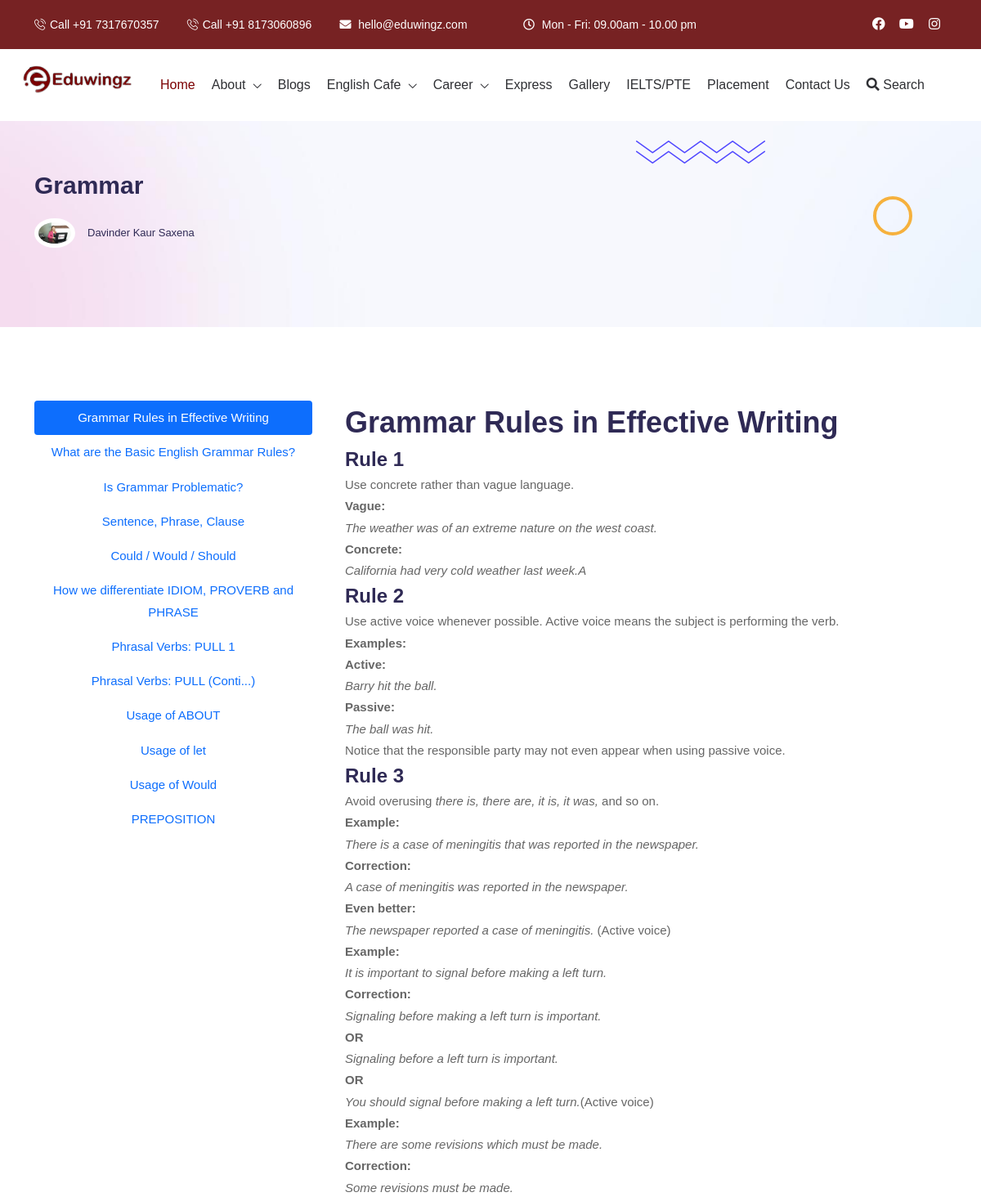
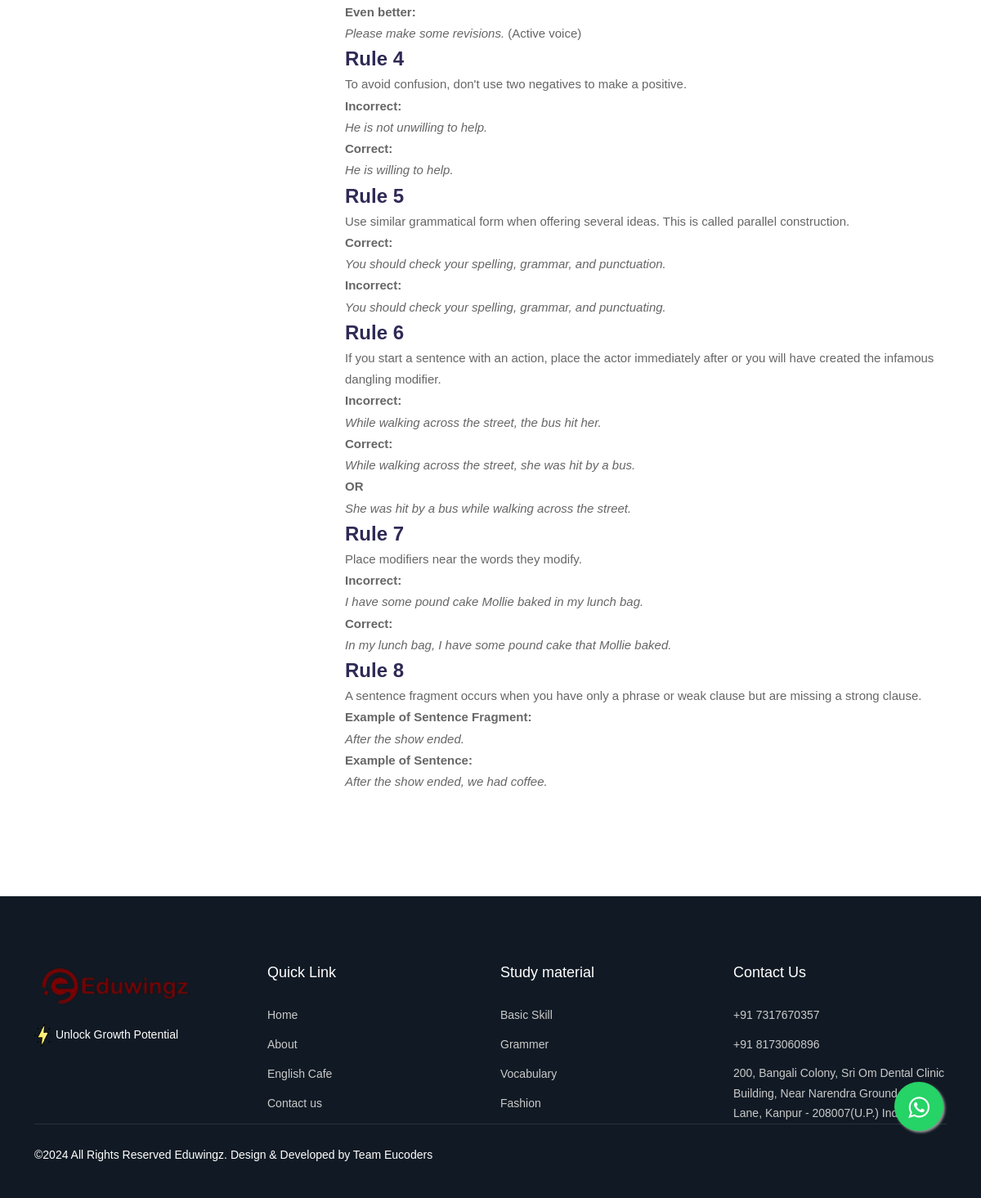
/grammer.php, run on the app's committed database (2 pictures, top to bottom).
### tables this page shows
CREATE TABLE `custom_pages` (
  `id` int(11) NOT NULL,
  `pagename` varchar(255) NOT NULL,
  `heading` varchar(255) NOT NULL,
  `image` varchar(255) DEFAULT NULL,
  `description` longtext NOT NULL,
  `date` timestamp NOT NULL DEFAULT CURRENT_TIMESTAMP
);

### grammer.php (the view, shortened to what this page needs)
<?php include 'header.php' ?>
<div class="section page-banner-section" style="background-image: url(assets/images/bg/page-banner.jpg);">
  <div class="shape-1">
    <img src="assets/images/shape/shape-7.png" alt="">
  </div>
  <div class="shape-3"></div>
  <div class="container">
    <div class="course-details-banner-content">
      <h2 class="title">Grammar</h2>
      <div class="course-details-meta">
        <div class="meta-action">
          <div class="meta-author">
            <img src="assets/images/team/dxs.jpg" alt="Author">
          </div>
          <div class="meta-name">
            <p class="name">Davinder Kaur Saxena</p>
          </div>
        </div>
      </div>
    </div>
  </div>
</div>
<div class="section section-padding">
  <div class="container">
    <div class="row justify-content-between">
      <div class="col-12 col-lg-4">
        <div class="nav flex-column nav-pills me-3" id="v-pills-tab" role="tablist" aria-orientation="vertical">
          <?php
          include ('code/db.php');
          $tb = "SELECT * FROM `custom_pages` WHERE `pagename` = 'Grammar'";
          $i = 1;
          $qry = mysqli_query($conn, $tb);
          while ($data = mysqli_fetch_assoc($qry)) {
            ?>
            <button class="nav-link <?= ($i == 1) ? "active" : "" ?>" id="page-section-tab<?= $data['id'] ?>"
              data-bs-toggle="pill" data-bs-target="#page-section<?= $data['id'] ?>" type="button" role="tab"
              aria-controls="page-section<?= $data['id'] ?>" aria-selected="<?= ($i == 1) ? "true" : "false" ?>">
              <?= $data['heading'] ?>
            </button>
            <?php
            $i++;
          }
          ?>
        </div>
      </div>
      <div class="col-12 col-lg-8">
        <div class="tab-content" id="v-pills-tabContent">
          <?php
          mysqli_data_seek($qry, 0);
          $i = 1;
          while ($data1 = mysqli_fetch_assoc($qry)) {
            ?>
            <div class="tab-pane fade <?= ($i == 1) ? "show active" : "" ?>" id="page-section<?= $data1['id'] ?>"
              role="tabpanel" aria-labelledby="page-section-tab<?= $data1['id'] ?>" tabindex="0">
              <?= $data1['description'] ?>
            </div>
            <?php
            $i++;
          }
          ?>
        </div>
      </div>
    </div>
  </div>
</div>
  <?php include 'footer.php' ?>

### header.php (shortened to what this page needs)
<!doctype html>
<html class="no-js" lang="en">
<head>
    <link rel="stylesheet" href="assets/css/plugins/all.min.css">
    <link rel="stylesheet" href="assets/css/plugins/flaticon.css">
    <link rel="stylesheet" href="assets/css/plugins/bootstrap.min.css">
    <link rel="stylesheet" href="assets/css/plugins/swiper-bundle.min.css">
    <link rel="stylesheet" href="assets/css/plugins/aos.css">
    <link rel="stylesheet" href="assets/css/plugins/nice-select.css">
    <link rel="stylesheet" href="assets/css/plugins/jquery.powertip.min.css">
    <link rel="stylesheet" href="assets/css/plugins/magnific-popup.css">
    <link rel="stylesheet" href="assets/css/style.css">
</head>
<body>
    <div class="main-wrapper">
        <div class="section header header-section-02 header-section-05">
            <div class="header-top-section d-none d-lg-flex">
                <div class="container">
                    <div class="header-top-wrap">
                        <div class="header-top-info">
                            <ul>
                                <li>
                                    <i class="flaticon-phone-call"></i>Call
                                    <a href="tel:+91 7317670357"> +91 7317670357</a>
                                </li>
                                <li>
                                    <i class="flaticon-phone-call"></i>Call
                                    <a href="tel:+91 8173060896"> +91 8173060896</a>
                                </li>
                                <li><i class="fas fa-envelope"></i> <a href="mailto:hello@eduwingz.com">
                                        hello@eduwingz.com </a></li>
                                <li><i class="far fa-clock"></i> Mon - Fri: 09.00am - 10.00 pm</li>
                            </ul>
                        </div>
                        <div class="header-social">
                            <ul class="social">
                                <li><a href="https://www.facebook.com/eduwingz?mibextid=D4KYlr"><i class="fab fa-facebook-f"></i></a></li>
                                <li><a href="#"><i class="fab fa-youtube"></i></a></li>
                                <li><a href="https://instagram.com/joineduwingz?utm_source=qr&igshid=MzNlNGNkZWQ4Mg%3D%3D"><i class="fab 										fa-instagram"></i></a>
								</li>
                            </ul>
                        </div>
                    </div>
                </div>
            </div>
            <div class="header-bottom-section">
                <div class="container">
                    <div class="header-bottom-wrap">
                        <div class="header-logo">
                            <a href="index.php"><img class="displayedImage" src="" alt="logo"></a>
                        </div>
                        <div class="header-menu d-none d-lg-block">
                            <ul class="main-menu">
                                <li class="active-menu">
                                    <a href="index.php">Home</a>
                                </li>
                                <li><a href="about.php">About</a>
                                </li>
                                <li><a href="blog.php">Blogs</a> </li>
                                <li><a href="english.php">English cafe</a>
                                </li>
                                <li><a href="#">Career</a>
                                </li>
                                <li><a href="revel.php">Express </a></li>
                                <li><a href="gallery.php">Gallery </a></li>
                                <li><a href="ielts.php">IELTS/PTE</a></li>
                                <li><a href="place.php">Placement</a></li>
                                <li>
                                    <a href="contact.php">Contact Us</a>
                                </li>
                                <li> <a href="#" data-bs-toggle="modal" data-bs-target="#search"><i class="fas fa-search"></i> Search</a>								</li>
                            </ul>
                        </div>
                    </div>
                </div>
            </div>
        </div>

### footer.php (shortened to what this page needs)
    <div class="footer-section section">
    <div class="container">
        <div class="footer-widget-wrap">
            <div class="row">
                <div class="col-lg-3 col-sm-6">
                    <div class="footer-widget widget-about">
                        <div class="footer-logo">
                            <a href="index.php"><img class="displayedImage" src="" alt="logo" style="width:200px"></a>
                        </div>
                        <p class="text" data-aos="fade-up" data-aos-delay="0"><img src="assets/images/energy.png" alt=""> Unlock Growth Potential </p>
                    </div>
                </div>
                <div class="col-lg-3 col-sm-6">
                    <div class="footer-widget">
                        <h4 class="footer-widget-title">Quick Link</h4>
                        <div class="widget-link">
                            <ul class="link">
                                <li><a href="index.php">Home </a></li>
                                <li><a href="about.php">About</a></li>
                                <li><a href="english.php">English Cafe</a></li>
                                <li><a href="contact.php">Contact us</a></li>
                            </ul>
                        </div>
                    </div>
                </div>
                <div class="col-lg-3 col-sm-6">
                    <div class="footer-widget">
                        <h4 class="footer-widget-title">Study material</h4>
                        <div class="widget-link">
                            <ul class="link">
                                <li><a href="basic_skill.php">Basic Skill</a></li>
                                <li><a href="grammer.php">Grammer</a></li>
                                <li><a href="vocabulary.php">Vocabulary</a></li>
                                <li><a href="fashion.php">Fashion</a></li>
                            </ul>
                        </div>
                    </div>
                </div>
                <div class="col-lg-3 col-sm-6">
                    <div class="footer-widget">
                        <h4 class="footer-widget-title">Contact Us</h4>
                        <div class="widget-link">
                            <ul class="link">
                                <li>
                                    <a href="tel:+91 7317670357">+91 7317670357</a>
                                </li>
                                <li>
                                    <a href="tel:+91 8173060896">+91 8173060896</a>
                                </li>
                                <li class="info-content">
                                    <a href="https://maps.app.goo.gl/mJeChvnfhphPbcXg9">
                                        200, Bangali Colony, Sri Om Dental Clinic Building, Near Narendra Ground Airforce Lane, Kanpur - 208007(U.P.) India
                                    </a></li>
                            </ul>
                        </div>
                    </div>
                </div>
            </div>
            <div class="footer-copyright">
                <div class="copyright-wrapper">
                    <div class="row align-items-center">
                        <div class="col-lg-6 col-md-6">
                            <div class="copyright-text">
                                <p>&copy;<?php echo date('Y') ?> All Rights Reserved Eduwingz. Design & Developed by Team <a href="https://www.eucoders.org/" target="_blank">Eucoders</a></p>
                            </div>
                        </div>
                    </div>
                </div>
            </div>
        </div>
    </div>
    <link rel="stylesheet" href="https://maxcdn.bootstrapcdn.com/font-awesome/4.5.0/css/font-awesome.min.css">
    <a href="https://chat.whatsapp.com/BY1rK509dZgI2IXsMrWINl" class="whatsapp" target="_blank">
        <i class="fa fa-whatsapp my-whatsapp"></i>
    </a>
</div>
</div>
</body>
</html>

### data on the page
custom_pages: heading "Grammar Rules in Effective Writing", description "Grammar Rules in Effective Writing Rule 1 Use concrete rather than vague language. Vague: The weather was of an extreme nature on the west coast. Concrete: California had very cold weather last week.A Rule 2 Use active voice whenever possible. Active voice means the subject is performing the verb. Examples: Active: Barry hit the ball. Passive: The ball was hit. Notice that the responsible party may not even appear when using passive voice. Rule 3 Avoid overusing there is, there are, it is, it was, and so on. Example: There is a case of meningitis that was reported in the newspaper. Correction: A case of meningitis was reported in the newspaper. Even better: The newspaper reported a case of…"
custom_pages: heading "What are the Basic English Grammar Rules?"
custom_pages: heading "Is Grammar Problematic?"
custom_pages: heading "Sentence, Phrase, Clause"
custom_pages: heading "Could / Would / Should"
custom_pages: heading "How we differentiate IDIOM, PROVERB and PHRASE"
custom_pages: heading "Phrasal Verbs: PULL 1"
custom_pages: heading "Phrasal Verbs: PULL (Conti...)"
custom_pages: heading "Usage of ABOUT"
custom_pages: heading "Usage of let"
custom_pages: heading "Usage of Would"
custom_pages: heading "PREPOSITION"
